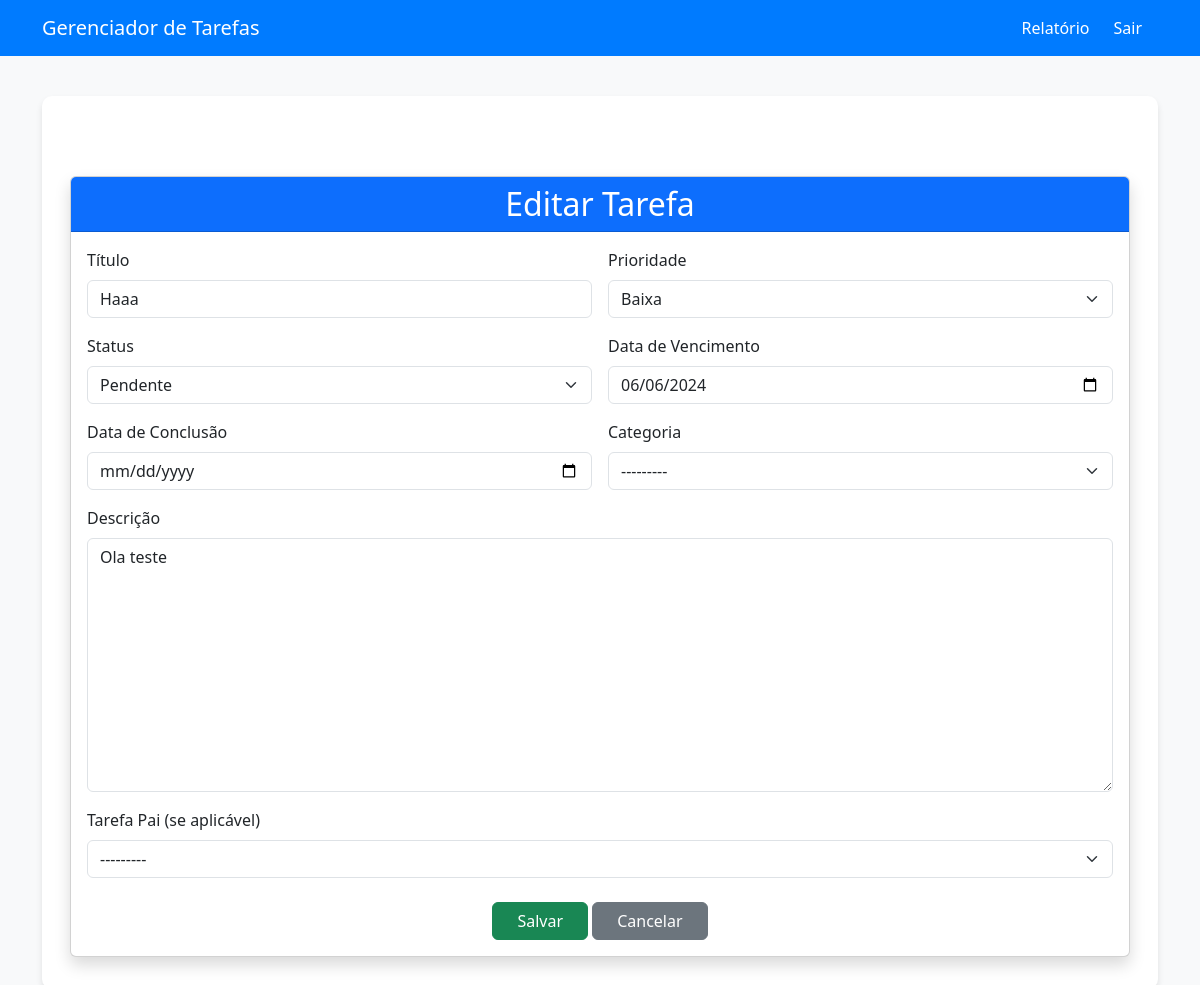
Page /tasks/7/update/ (signed in) on the committed database.
### tasks/models.py (models this page shows)
class Task(models.Model):
    STATUS_CHOICES = [
        ('P', 'Pendente'),
        ('E', 'Em andamento'),
        ('C', 'Concluída'),
    ]
    PRIORITY_CHOICES = [
        ('L', 'Baixa'),
        ('M', 'Média'),
        ('H', 'Alta'),
    ]
    user = models.ForeignKey(User, on_delete=models.CASCADE)
    title = models.CharField(max_length=100)
    description = models.TextField()
    due_date = models.DateField()
    completion_date = models.DateField(null=True, blank=True)
    priority = models.CharField(max_length=1, choices=PRIORITY_CHOICES, default='M')
    status = models.CharField(max_length=1, choices=STATUS_CHOICES, default='P')
    category = models.ForeignKey(Category, on_delete=models.SET_NULL, null=True, blank=True)
    parent_task = models.ForeignKey('self', on_delete=models.CASCADE, null=True, blank=True, related_name='subtasks')
    def __str__(self):
        return self.title

### tasks/views.py (the view)
# urls.py: path('<int:pk>/update/', views.task_update, name='task_update'),
@login_required
def task_update(request, pk):
    task = Task.objects.get(pk=pk, user=request.user)
    if request.method == 'POST':
        form = TaskForm(request.POST, instance=task)
        if form.is_valid():
            form.save()
            return redirect('task_list')
    else:
        form = TaskForm(instance=task)
    return render(request, 'tasks/task_form.html', {'form': form})

### tasks/forms.py
class TaskForm(forms.ModelForm):
    due_date = forms.DateField(widget=forms.DateInput(attrs={'type': 'date', 'class': 'form-control'}))  # Adiciona um widget de data
    completion_date = forms.DateField(widget=forms.DateInput(attrs={'type': 'date', 'class': 'form-control'}), required=False)  # Adiciona um widget de data para a data de conclusão
    class Meta:
        model = Task
        fields = ['title', 'description', 'due_date', 'completion_date', 'priority', 'status', 'category', 'parent_task']
        widgets = {
            'title': forms.TextInput(attrs={'class': 'form-control'}),
            'description': forms.Textarea(attrs={'class': 'form-control'}),
            'priority': forms.Select(choices=Task.PRIORITY_CHOICES, attrs={'class': 'form-control'}),
            'status': forms.Select(attrs={'class': 'form-control'}),
            'category': forms.Select(attrs={'class': 'form-control'}),
            'parent_task': forms.Select(attrs={'class': 'form-control'}),
        }

### tasks/models.py (called while the page is built)
    def __str__(self):
        return self.name

### tasks/templatetags/custom_filters.py (called while the page is built)
@register.filter
def add_class(field, css_class):
    return field.as_widget(attrs={"class": css_class})

### tasks/templates/tasks/task_form.html (shortened to what this page needs)
{% extends "base.html" %}
{% load custom_filters %}
{% block content %}
<div class="container mt-5">
    <div class="card shadow">
        <div class="card-header bg-primary text-white">
            <h2 class="mb-0 text-center">{% if form.instance.pk %}Editar{% else %}Criar{% endif %} Tarefa</h2>
        </div>
        <div class="card-body">
            <form method="post" class="row g-3">
                <div class="col-md-6">
                    <label for="id_title" class="form-label">Título</label>
                    {{ form.title|add_class:"form-control" }}
                </div>
                <div class="col-md-6">
                    <label for="id_priority" class="form-label">Prioridade</label>
                    {{ form.priority|add_class:"form-select" }}
                </div>
                <div class="col-md-6">
                    <label for="id_status" class="form-label">Status</label>
                    {{ form.status|add_class:"form-select" }}
                </div>
                <div class="col-md-6">
                    <label for="id_due_date" class="form-label">Data de Vencimento</label>
                    {{ form.due_date|add_class:"form-control" }}
                </div>
                <div class="col-md-6">
                    <label for="id_completion_date" class="form-label">Data de Conclusão</label>
                    {{ form.completion_date|add_class:"form-control" }}
                </div>
                <div class="col-md-6">
                    <label for="id_category" class="form-label">Categoria</label>
                    {{ form.category|add_class:"form-select" }}
                </div>
                <div class="col-md-12">
                    <label for="id_description" class="form-label">Descrição</label>
                    {{ form.description|add_class:"form-control" }}
                </div>
                <div class="col-md-12">
                    <label for="id_parent_task" class="form-label">Tarefa Pai (se aplicável)</label>
                    {{ form.parent_task|add_class:"form-select" }}
                </div>
                <div class="col-12 text-center mt-4">
                    <button type="submit" class="btn btn-success px-4">Salvar</button>
                    <a href="{% url 'task_list' %}" class="btn btn-secondary px-4">Cancelar</a>
                </div>
            </form>
        </div>
    </div>
</div>
{% endblock %}

### tasks/templates/base.html (style rules this page uses)
body { background-color: #f8f9fa; }

### rows in the picture
Task: title "Haaa", priority "Baixa", status "Pendente", due_date "06/06/2024", category "---------", description "Ola teste", parent_task "---------"
